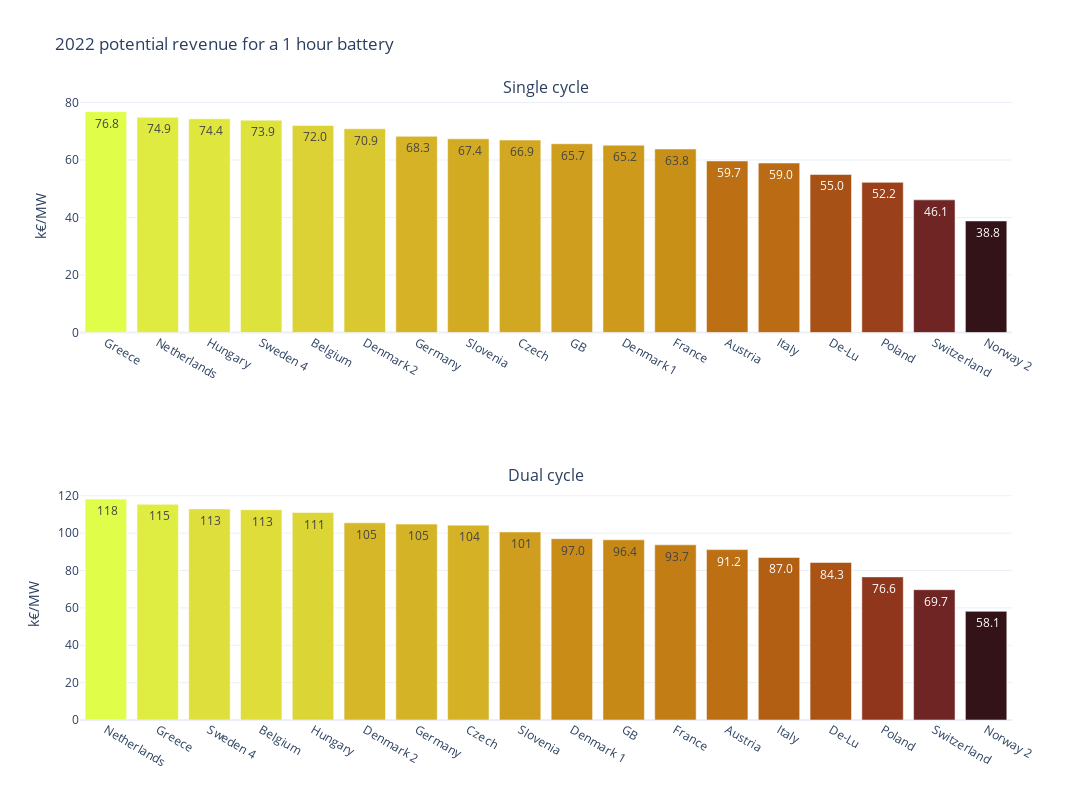

Notebook code for this chart:
### Markdown cell above
### Plots

### Code cell
fig = make_subplots(
    rows=2, cols=1,
    shared_yaxes=True,
    subplot_titles=('Single cycle', 'Dual cycle')
)

fig.add_trace(go.Bar(
    x=cycle_1_hour_1_rev.index,
    y=cycle_1_hour_1_rev.values/1000,
    marker=dict(color=cycle_1_hour_1_rev.values, colorscale='solar')
), row=1, col=1)

fig.add_trace(go.Bar(
    x=cycle_2_hour_1_rev.index,
    y=cycle_2_hour_1_rev.values/1000,
    marker=dict(color=cycle_2_hour_1_rev.values, colorscale='solar'),
), row=2, col=1)

fig.update_yaxes(title='k€/MW')
fig.update_traces(texttemplate='%{value: .3r}', textangle=0)
fig.update_coloraxes(showscale=False)
fig.update_layout(
    title='2022 potential revenue for a 1 hour battery',
    yaxis_title='k€/MW',
    showlegend=False,
    template='plotly_white',
    width=1200,
    height=800
)

fig.write_image('../figures/1-hour-rev.jpeg', scale=5, engine='orca')
fig

### Figure 1 — Plotly figure (JSON) as saved in the notebook; plotly's stock layout.template omitted (floating-point values rounded to 4 significant figures)
{"data": [{"marker": {"color": [76840.0, 74870.0, 74370.0, 73870.0, 72030.0, 70880.0, 68250.0, 67370.0, 66940.0, 65670.0, 65160.0, 63840.0, 59680.0, 58950.0, 54970.0, 52230.0, 46140.0, 38810.0], "colorscale": [[0, "rgb(51, 19, 23)"], [0.09091, "rgb(79, 28, 33)"], [0.1818, "rgb(108, 36, 36)"], [0.2727, "rgb(135, 47, 32)"], [0.3636, "rgb(157, 66, 25)"], [0.4545, "rgb(174, 88, 20)"], [0.5455, "rgb(188, 111, 19)"], [0.6364, "rgb(199, 137, 22)"], [0.7273, "rgb(209, 164, 32)"], [0.8182, "rgb(217, 192, 44)"], [0.9091, "rgb(222, 222, 59)"], [1, "rgb(224, 253, 74)"]]}, "textangle": 0, "texttemplate": "%{value: .3r}", "type": "bar", "x": ["Greece", "Netherlands", "Hungary", "Sweden 4", "Belgium", "Denmark 2", "Germany", "Slovenia", "Czech", "GB", "Denmark 1", "France", "Austria", "Italy", "De-Lu", "Poland", "Switzerland", "Norway 2"], "xaxis": "x", "y": [76.84, 74.87, 74.37, 73.87, 72.03, 70.88, 68.25, 67.37, 66.94, 65.67, 65.16, 63.84, 59.68, 58.95, 54.97, 52.23, 46.14, 38.81], "yaxis": "y"}, {"marker": {"color": [118200.0, 115500.0, 113000.0, 112600.0, 111000.0, 105500.0, 104800.0, 104300.0, 100600.0, 97050.0, 96430.0, 93750.0, 91190.0, 86990.0, 84290.0, 76590.0, 69730.0, 58150.0], "colorscale": [[0, "rgb(51, 19, 23)"], [0.09091, "rgb(79, 28, 33)"], [0.1818, "rgb(108, 36, 36)"], [0.2727, "rgb(135, 47, 32)"], [0.3636, "rgb(157, 66, 25)"], [0.4545, "rgb(174, 88, 20)"], [0.5455, "rgb(188, 111, 19)"], [0.6364, "rgb(199, 137, 22)"], [0.7273, "rgb(209, 164, 32)"], [0.8182, "rgb(217, 192, 44)"], [0.9091, "rgb(222, 222, 59)"], [1, "rgb(224, 253, 74)"]]}, "textangle": 0, "texttemplate": "%{value: .3r}", "type": "bar", "x": ["Netherlands", "Greece", "Sweden 4", "Belgium", "Hungary", "Denmark 2", "Germany", "Czech", "Slovenia", "Denmark 1", "GB", "France", "Austria", "Italy", "De-Lu", "Poland", "Switzerland", "Norway 2"], "xaxis": "x2", "y": [118.2, 115.5, 113.0, 112.6, 111.0, 105.5, 104.8, 104.3, 100.6, 97.05, 96.43, 93.75, 91.19, 86.99, 84.29, 76.59, 69.73, 58.15], "yaxis": "y2"}], "layout": {"annotations": [{"font": {"size": 16}, "showarrow": false, "text": "Single cycle", "x": 0.5, "xanchor": "center", "xref": "paper", "y": 1, "yanchor": "bottom", "yref": "paper"}, {"font": {"size": 16}, "showarrow": false, "text": "Dual cycle", "x": 0.5, "xanchor": "center", "xref": "paper", "y": 0.375, "yanchor": "bottom", "yref": "paper"}], "coloraxis": {"showscale": false}, "height": 800, "showlegend": false, "title": {"text": "2022 potential revenue for a 1 hour battery"}, "width": 1200, "xaxis": {"anchor": "y", "domain": [0, 1]}, "xaxis2": {"anchor": "y2", "domain": [0, 1]}, "yaxis": {"anchor": "x", "domain": [0.625, 1], "title": {"text": "k€/MW"}}, "yaxis2": {"anchor": "x2", "domain": [0, 0.375], "title": {"text": "k€/MW"}}}}
